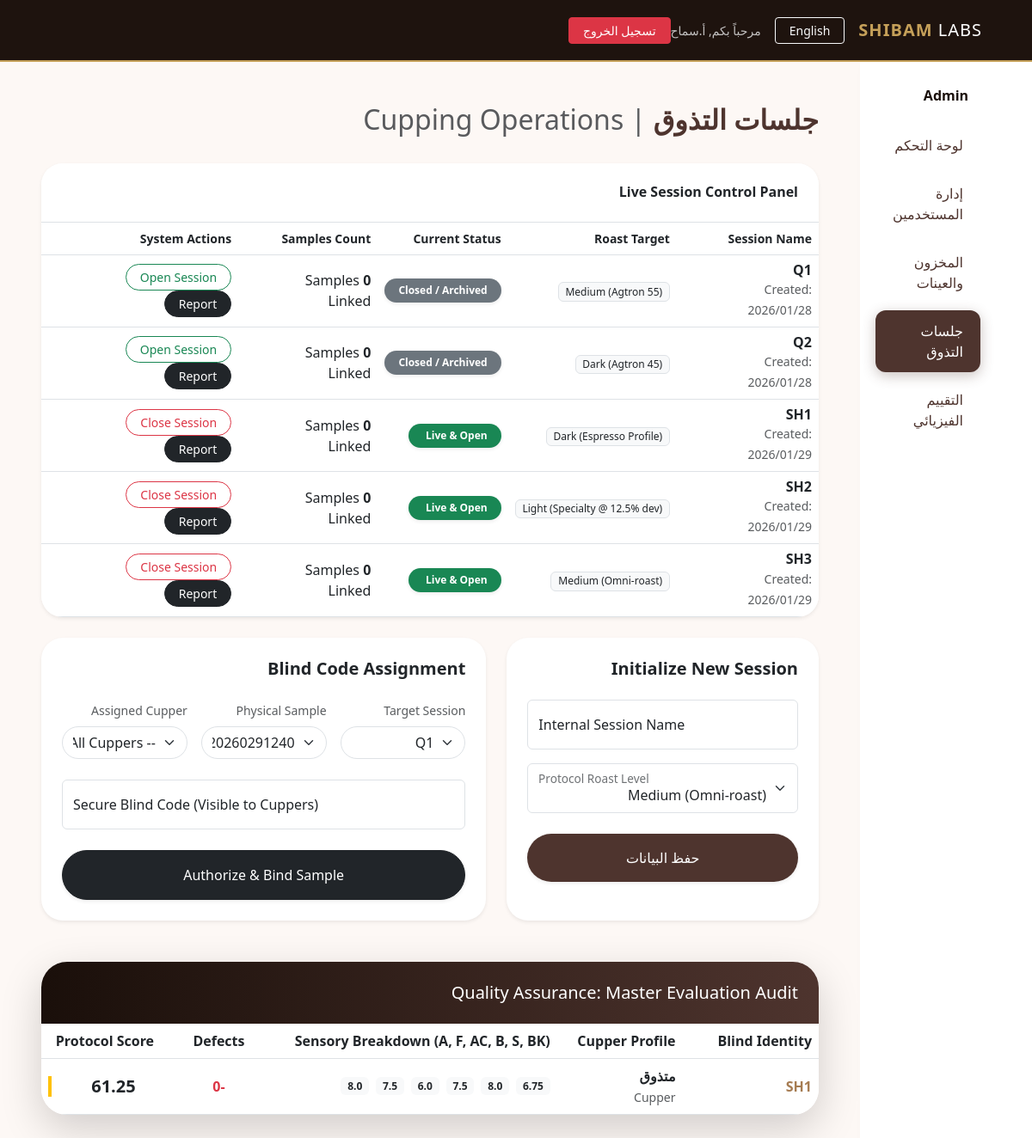
Page /admin/sessions (signed in) on the committed database.
### models.py (models this page shows)
class User(db.Model, UserMixin):
    id = db.Column(db.Integer, primary_key=True)
    username = db.Column(db.String(50), unique=True, nullable=False)
    email = db.Column(db.String(120), unique=True, nullable=False)
    password_hash = db.Column(db.String(128), nullable=False)
    full_name = db.Column(db.String(100))
    role = db.Column(db.String(20), nullable=False) # Admin, RoastManager, Cupper
    is_active = db.Column(db.Boolean, default=True)

class CuppingSession(db.Model):
    id = db.Column(db.Integer, primary_key=True)
    name = db.Column(db.String(100), nullable=False)
    roast_level = db.Column(db.String(50))
    status = db.Column(db.String(20), default='Planned') # Planned, Open, Closed
    created_at = db.Column(db.DateTime, default=datetime.datetime.utcnow)

class SensoryEvaluation(db.Model):
    id = db.Column(db.Integer, primary_key=True)
    session_sample_id = db.Column(db.Integer, db.ForeignKey('session_sample.id'), nullable=False)
    cupper_id = db.Column(db.Integer, db.ForeignKey('user.id'), nullable=False)
    session_sample = db.relationship('SessionSample', backref='evaluations')
    cupper = db.relationship('User', backref='evaluations')
    aroma = db.Column(db.Float) # 0-10
    flavor = db.Column(db.Float)
    aftertaste = db.Column(db.Float)
    acidity = db.Column(db.Float)
    body = db.Column(db.Float)
    sweetness = db.Column(db.Float)
    balance = db.Column(db.Float)
    clean_cup = db.Column(db.Float)
    overall = db.Column(db.Float)
    uniformity = db.Column(db.Integer, default=10)
    defects = db.Column(db.Float, default=0) # Negative pts
    notes = db.Column(db.Text)
    timestamp = db.Column(db.DateTime, default=datetime.datetime.utcnow)

class SessionSample(db.Model):
    id = db.Column(db.Integer, primary_key=True)
    session_id = db.Column(db.Integer, db.ForeignKey('cupping_session.id'), nullable=False)
    sample_id = db.Column(db.Integer, db.ForeignKey('coffee_sample.id'), nullable=False)
    blind_code = db.Column(db.String(50)) # e.g. "Sample A"
    assigned_cupper_id = db.Column(db.Integer, db.ForeignKey('user.id'), nullable=True)
    cupping_session = db.relationship('CuppingSession', backref='session_samples')
    coffee_sample = db.relationship('CoffeeSample', backref='session_links')
    assigned_cupper = db.relationship('User', foreign_keys=[assigned_cupper_id], backref='assigned_samples')

### app.py (the view, shortened to what this page needs)
@app.route('/admin/sessions', methods=['GET', 'POST'])
@login_required
def admin_sessions():
    if current_user.role != 'Admin': return "Access Denied", 403
    sessions = CuppingSession.query.all()
    samples = CoffeeSample.query.all()
    users = User.query.all()
    all_evaluations = SensoryEvaluation.query.all()
    return render_template('admin_sessions.html',
                         sessions=sessions,
                         samples=samples,
                         users=users,
                         all_evaluations=all_evaluations,
                         t=get_translations(session['lang']))

### app.py (called while the page is built)
@login_manager.user_loader
def load_user(user_id):
    return User.query.get(int(user_id))

@app.before_request
def set_lang():
    if 'lang' not in session:
        session['lang'] = 'ar'

### templates/admin_sessions.html (shortened to what this page needs)
{% extends "layout.html" %}
{% block content %}
<div class="d-flex justify-content-between align-items-center mb-4">
    <h2 class="fw-bold" style="color: var(--roasted);">{{ t.sessions }} <span class="text-muted fw-light">| Cupping
            Operations</span></h2>
</div>
<div class="row g-4 mb-5">
    <div class="col-lg-12">
        <div class="card border-0 shadow-sm overflow-hidden" style="border-radius: 25px;">
            <div class="p-4 bg-white border-bottom">
                <h6 class="mb-0 fw-bold">Live Session Control Panel</h6>
            </div>
            <div class="table-responsive">
                <table class="table table-hover align-middle mb-0">
                    <thead class="bg-light text-muted small">
                        <tr>
                            <th class="ps-4">Session Name</th>
                            <th>Roast Target</th>
                            <th>Current Status</th>
                            <th>Samples Count</th>
                            <th class="text-end pe-4">System Actions</th>
                        </tr>
                    </thead>
                    <tbody>
                        {% for sess in sessions %}
                        <tr>
                            <td class="ps-4">
                                <h6 class="mb-0 fw-bold">{{ sess.name }}</h6>
                                <small class="text-muted">Created: {{ sess.created_at.strftime('%Y/%m/%d') }}</small>
                            </td>
                            <td><span class="badge bg-light text-dark fw-normal border">{{ sess.roast_level }}</span>
                            </td>
                            <td>
                                {% if sess.status == 'Open' %}
                                <span class="badge bg-success shadow-sm px-3 py-2 rounded-pill">
                                    Live & Open</span>
                                {% else %}
                                <span class="badge bg-secondary shadow-sm px-3 py-2 rounded-pill">Closed /
                                    Archived</span>
                                {% endif %}
                            </td>
                            <td><span class="fw-bold text-latte">{{ sess.samples|length }}</span> Samples Linked</td>
                            <td class="text-end pe-4">
                                <a href="{{ url_for('toggle_session', id=sess.id) }}"
                                    class="btn btn-sm px-3 {% if sess.status == 'Open' %}btn-outline-danger{% else %}btn-outline-success{% endif %} rounded-pill">
                                    {% if sess.status == 'Open' %}Close Session{% else %}Open Session{% endif %}
                                </a>
                                <a href="{{ url_for('export_excel', session_id=sess.id) }}"
                                    class="btn btn-sm btn-dark px-3 rounded-pill ms-2">
                                    Report
                                </a>
                            </td>
                        </tr>
                        {% endfor %}
                    </tbody>
                </table>
            </div>
        </div>
    </div>
    <div class="col-md-5">
        <div class="card border-0 shadow-sm p-4 h-100" style="border-radius: 25px;">
            <div class="d-flex align-items-center mb-4">
                <h5 class="mb-0 fw-bold">Initialize New Session</h5>
            </div>
            <form method="POST">
                <div class="form-floating mb-3">
                    <input type="text" name="name" class="form-control" placeholder="Session Name" required>
                    <label>Internal Session Name</label>
                </div>
                <div class="form-floating mb-4">
                    <select name="roast_level" class="form-select">
                        <option selected>Medium (Omni-roast)</option>
                    </select>
                    <label>Protocol Roast Level</label>
                </div>
                <button type="submit" class="btn btn-coffee w-100 py-3 rounded-pill shadow-sm">{{ t.save }}</button>
            </form>
        </div>
    </div>
    <div class="col-md-7">
        <div class="card border-0 shadow-sm p-4 h-100" style="border-radius: 25px;">
            <div class="d-flex align-items-center mb-4">
                <h5 class="mb-0 fw-bold">Blind Code Assignment</h5>
            </div>
            <form method="POST">
                <div class="row g-3">
                    <div class="col-md-4">
                        <label class="form-label small text-muted">Target Session</label>
                        <select name="session_id" class="form-select rounded-pill">
                            {% for s in sessions %}
                            <option value="{{ s.id }}">{{ s.name }}</option>
                            {% endfor %}
                        </select>
                    </div>
                    <div class="col-md-4">
                        <label class="form-label small text-muted">Physical Sample</label>
                        <select name="sample_id" class="form-select rounded-pill">
                            {% for s in samples %}
                            <option value="{{ s.id }}">{{ s.sample_id }} - {{ s.origin }}</option>
                            {% endfor %}
                        </select>
                    </div>
                    <div class="col-md-4">
                        <label class="form-label small text-muted">Assigned Cupper</label>
                        <select name="assigned_cupper_id" class="form-select rounded-pill">
                            <option value="">-- All Cuppers --</option>
                        </select>
                    </div>
                    <div class="col-12 mt-4">
                        <div class="form-floating">
                            <input type="text" name="blind_code" class="form-control" placeholder="e.g. Sample #01"
                                required>
                            <label>Secure Blind Code (Visible to Cuppers)</label>
                        </div>
                    </div>
                </div>
                <button type="submit" class="btn btn-dark w-100 py-3 mt-4 rounded-pill shadow-sm">Authorize & Bind
                    Sample</button>
            </form>
        </div>
    </div>
</div>
<div class="row mt-4">
    <div class="col-12">
        <div class="card border-0 shadow-lg overflow-hidden" style="border-radius: 30px;">
            <div class="p-4" style="background: linear-gradient(90deg, var(--espresso), var(--roasted)); color: white;">
                <h5 class="mb-0"> Quality Assurance: Master Evaluation Audit</h5>
            </div>
            <div class="table-responsive">
                <table class="table table-hover align-middle mb-0">
                    <thead class="bg-light">
                        <tr>
                            <th class="ps-4">Blind Identity</th>
                            <th>Cupper Profile</th>
                            <th>Sensory Breakdown (A, F, AC, B, S, BK)</th>
                            <th class="text-center">Defects</th>
                            <th class="pe-4 text-center">Protocol Score</th>
                        </tr>
                    </thead>
                    <tbody>
                        {% for eval in all_evaluations %}
                        <tr>
                            <td class="ps-4"><span class="fw-bold" style="color: var(--latte);">{{
                                    eval.session_sample.blind_code }}</span></td>
                            <td>
                                <div class="fw-bold">{{ eval.cupper.full_name }}</div><small class="text-muted">{{
                                    eval.cupper.role }}</small>
                            </td>
                            <td>
                                <div class="d-flex gap-2">
                                    <span class="badge bg-light text-dark">{{ eval.aroma }}</span>
                                    <span class="badge bg-light text-dark">{{ eval.flavor }}</span>
                                    <span class="badge bg-light text-dark">{{ eval.acidity }}</span>
                                    <span class="badge bg-light text-dark">{{ eval.body }}</span>
                                    <span class="badge bg-light text-dark">{{ eval.sweetness }}</span>
                                    <span class="badge bg-light text-dark">{{ eval.balance }}</span>
                                </div>
                            </td>
                            <td class="text-center"><span class="text-danger fw-bold">-{{ eval.defects }}</span></td>
                            <td class="pe-4 text-center">
                                <div class="h5 mb-0 fw-bold border-start border-4 border-warning ps-3">
                                    {{ eval.aroma + eval.flavor + eval.acidity + eval.body + eval.sweetness +
                                    eval.balance + eval.clean_cup + eval.overall - eval.defects }}
                                </div>
                            </td>
                        </tr>
                        {% endfor %}
                    </tbody>
                </table>
            </div>
        </div>
    </div>
</div>
{% endblock %}

### templates/layout.html (shortened to what this page needs)
<!DOCTYPE html>
<html lang="{{ session.get('lang', 'ar') }}" dir="{{ t.dir }}">
<head>
    <link href="https://cdn.jsdelivr.net/npm/bootstrap@5.3.0/dist/css/bootstrap.min.css" rel="stylesheet">
</head>
<body>
    <nav class="navbar navbar-expand-lg sticky-top">
        <div class="container">
            <a class="navbar-brand" href="/">SHIBAM <span style="color:white; font-weight:300;">LABS</span></a>
            <div class="ms-auto d-flex align-items-center">
                <a href="{{ url_for('toggle_lang') }}" class="btn btn-outline-light btn-sm me-3 px-3">{{ t.lang_toggle
                    }}</a>
                {% if current_user.is_authenticated %}
                <span class="text-light opacity-75 small me-3">{{ t.welcome }}, {{ current_user.full_name }}</span>
                <a href="{{ url_for('logout') }}" class="btn btn-sm btn-danger px-3">{{ t.logout }}</a>
                {% endif %}
            </div>
        </div>
    </nav>
    <div class="container-fluid">
        <div class="row">
            {% if current_user.is_authenticated %}
            <div class="col-md-2 d-none d-md-block sidebar">
                <div class="mb-4 text-center">
                    <h6 class="fw-bold">{{ current_user.role }}</h6>
                </div>
                <ul class="nav nav-pills flex-column">
                    <li class="nav-item"><a class="nav-link {{ 'active' if request.endpoint == 'index' }}" href="/">{{
                            t.dashboard }}</a></li>
                    {% if current_user.role == 'Admin' %}
                    <li class="nav-item"><a class="nav-link {{ 'active' if request.endpoint == 'admin_users' }}"
                            href="{{ url_for('admin_users') }}">{{ t.manage_users if t.manage_users else 'Users'
                            }}</a></li>
                    <li class="nav-item"><a class="nav-link {{ 'active' if request.endpoint == 'admin_samples' }}"
                            href="{{ url_for('admin_samples') }}">{{ t.samples }}</a></li>
                    <li class="nav-item"><a class="nav-link {{ 'active' if request.endpoint == 'admin_sessions' }}"
                            href="{{ url_for('admin_sessions') }}">{{ t.sessions }}</a></li>
                    {% endif %}
                    {% if current_user.role in ['Admin', 'RoastManager'] %}
                    <li class="nav-item"><a class="nav-link {{ 'active' if request.endpoint == 'physical_grading' }}"
                            href="{{ url_for('physical_grading') }}">{{ t.physical }}</a></li>
                    {% endif %}
                </ul>
            </div>
            {% endif %}
            <div class="col-{% if current_user.is_authenticated %}md-10{% else %}12{% endif %} p-lg-5 p-4">
                {% block content %}{% endblock %}
            </div>
        </div>
    </div>
</body>
</html>

### templates/layout.html (style rules this page uses)
:root { --espresso: #1A0F0A; --roasted: #4E342E; --latte: #A67C52; --silk-cream: #FDF8F5; --gold-accent: #C5A059; --soft-shadow: 0 10px 30px rgba(0, 0, 0, 0.08); }
.navbar { background: rgba(26, 15, 10, 0.98) !important; backdrop-filter: blur(10px); padding: 15px 0; border-bottom: 2px solid var(--gold-accent); }
.navbar-brand { font-weight: 700; letter-spacing: 1px; color: var(--gold-accent) !important; }
.sidebar { background: white; min-height: calc(100vh - 75px); padding: 30px 20px; box-shadow: 4px 0 15px rgba(0, 0, 0, 0.02); }
.nav-pills .nav-link { color: var(--roasted); font-weight: 500; padding: 12px 20px; border-radius: 12px; margin-bottom: 8px; transition: 0.3s; }
.nav-pills .nav-link.active { background: var(--roasted) !important; box-shadow: 0 4px 15px rgba(78, 52, 46, 0.3); }
.card { border: none; border-radius: 20px; box-shadow: var(--soft-shadow); transition: transform 0.3s ease; }
.btn-coffee { background: var(--roasted); color: white; border-radius: 10px; padding: 10px 25px; border: none; font-weight: 500; }

### rows in the picture
User: full_name "أ.سماح", role "Admin"
CuppingSession: name "Q1", created_at "2026/01/28", roast_level "Medium (Agtron 55)", status "Closed / Archived", samples|length "0"
CuppingSession: name "Q2", created_at "2026/01/28", roast_level "Dark (Agtron 45)", status "Closed / Archived", samples|length "0"
CuppingSession: name "SH1", created_at "2026/01/29", roast_level "Dark (Espresso Profile)", status "Live & Open", samples|length "0"
CuppingSession: name "SH2", created_at "2026/01/29", roast_level "Light (Specialty @ 12.5% dev)", status "Live & Open", samples|length "0"
CuppingSession: name "SH3", created_at "2026/01/29", roast_level "Medium (Omni-roast)", status "Live & Open", samples|length "0"
SensoryEvaluation: session_sample.blind_code "SH1", cupper.full_name "متذوق", cupper.role "Cupper", aroma "6.75", flavor "8.0", acidity "7.5", body "6.0", sweetness "7.5", balance "8.0", defects "0", aroma+flavor+acidity "61.25"

### other values in the picture
{{ t.lang_toggle }} "English"
{{ t.welcome }} "مرحباً بكم"
{{ t.logout }} "تسجيل الخروج"
{{ t.dashboard }} "لوحة التحكم"
{{ t.manage_users if t.manage_users else 'Users' }} "إدارة المستخدمين"
{{ t.samples }} "المخزون والعينات"
{{ t.sessions }} "جلسات التذوق"
{{ t.physical }} "التقييم الفيزيائي"
{{ t.save }} "حفظ البيانات"
form field session_id "Q1"
form field sample_id "SHB-20260291240 - حراز"
